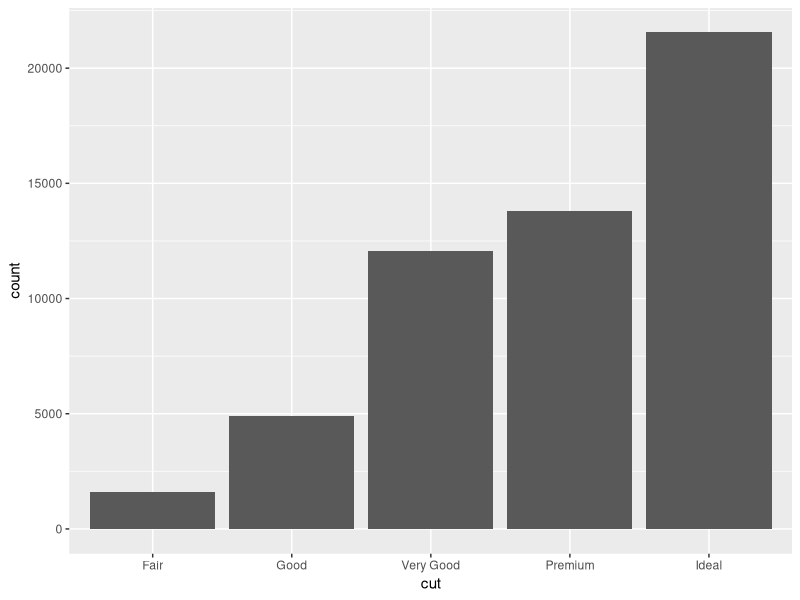
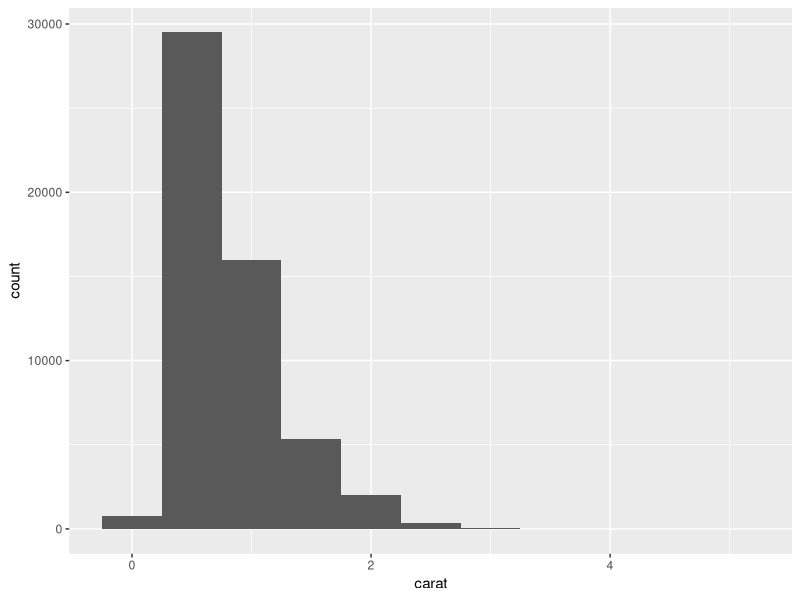
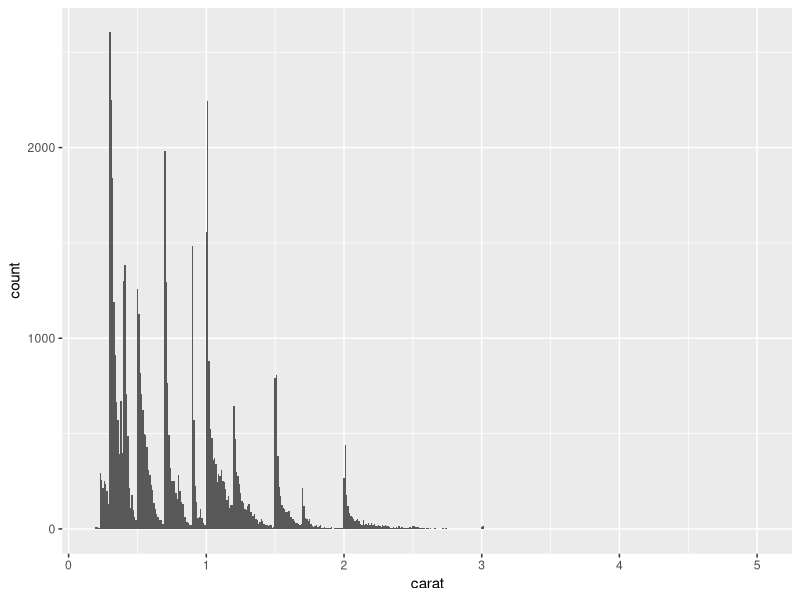
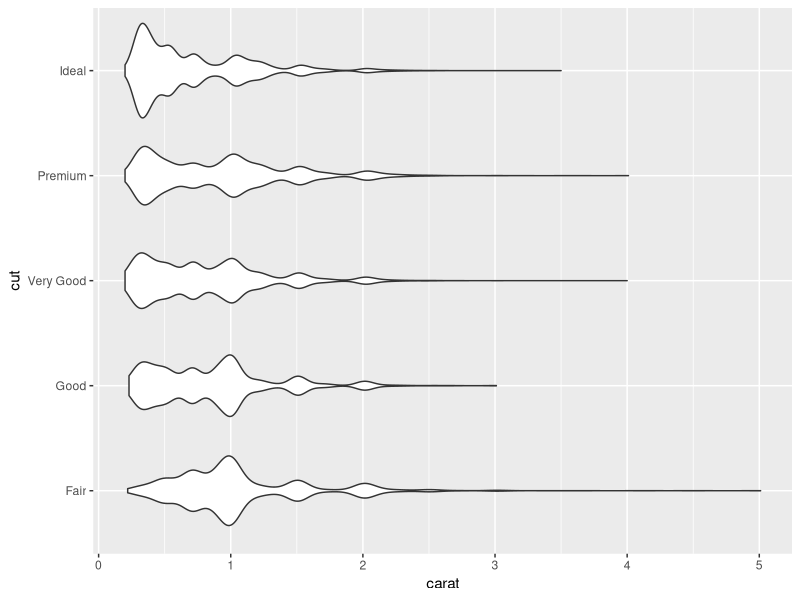
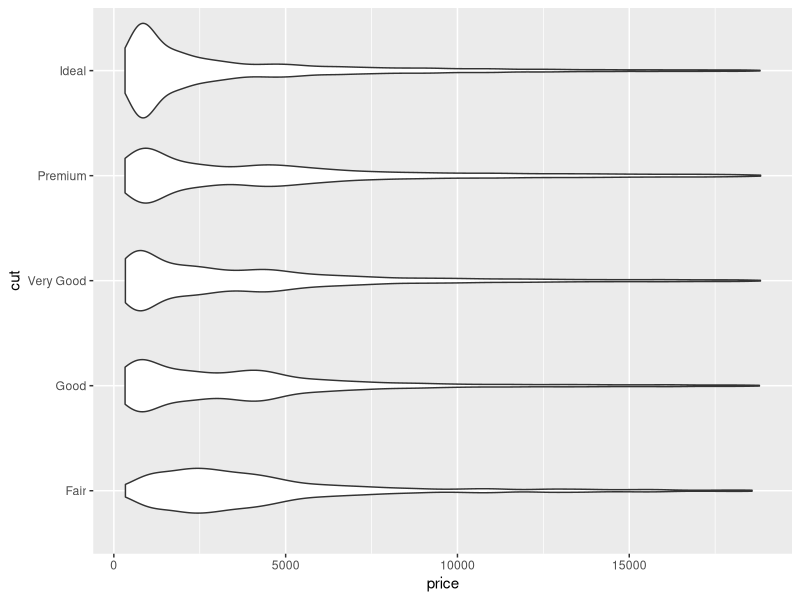
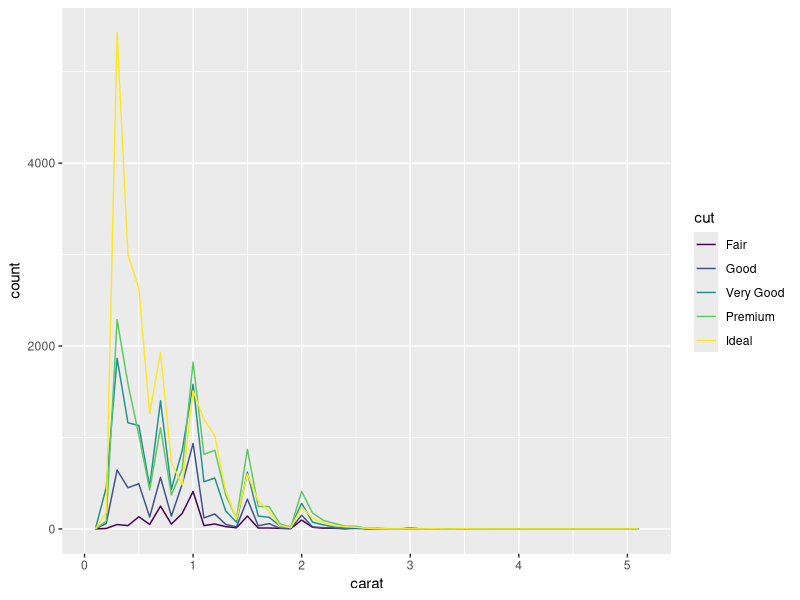
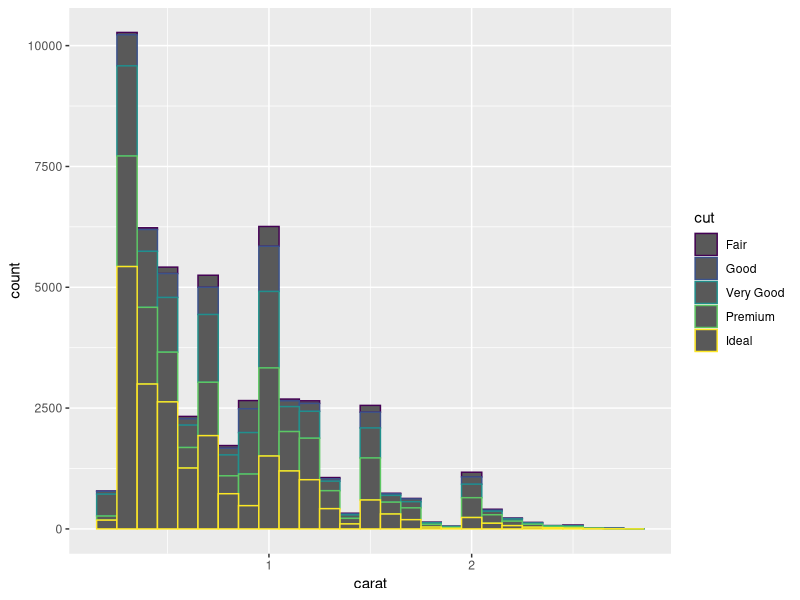
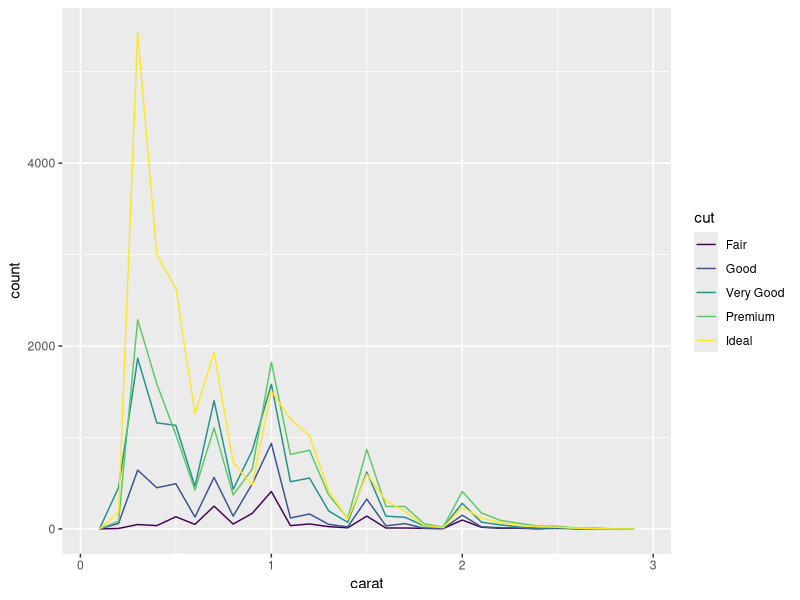

These charts were generated, in order, by the following R code:
#exploratory data analysis
library(tidyverse)
library(ggplot2)

#bar chart
ggplot(data=diamonds) + geom_bar(mapping = aes(x = cut))
diamonds %>%
  count(cut)

#histogram
ggplot(data = diamonds) + geom_histogram(mapping = aes(x = carat), binwidth = 0.5)
ggplot(data = diamonds) + geom_histogram(mapping = aes(x = carat), binwidth = 0.01)

ggplot(data = diamonds) + geom_violin(mapping = aes(x = carat, y=cut), binwidth = 0.01)
ggplot(data = diamonds) + geom_violin(mapping = aes(x = price, y=cut), binwidth = 0.01)

ggplot(data = diamonds) + geom_freqpoly(mapping = aes(x = carat, color=cut), binwidth = 0.1)
diamonds %>%
  count(cut_width(carat,0.5))
smaller <- diamonds %>%
  filter( carat < 3)
ggplot(data = smaller, mapping = aes(x = carat, color=cut)) + geom_histogram(binwidth=0.1)
ggplot(data=smaller, mapping=aes(x=carat, color=cut)) + geom_freqpoly(binwidth=0.1)

ggplot(data=faithful, mapping=aes(x = eruptions)) + geom_histogram(binwidth=0.25)

#outliers
ggplot(diamonds) + geom_histogram(mapping = aes(x=y), binwidth=0.5)
ggplot(diamonds) + geom_histogram(mapping = aes(x=y), binwidth=0.5) + coord_cartesian(ylim=c(0,50))
#coord_cartesian zooms in on a certain axis, in this case it's y
unusual <- diamonds %>%
  filter( y< 3 | y >20) %>%
  arrange(y)
unusual
#dplyr plucks out the "unusual values"

#exercises
View(diamonds)
ggplot(data = diamonds) + geom_bar(mapping = aes(x =clarity))
ggplot(data=diamonds) + geom_bar(mapping = aes(x=color))
ggplot(data=diamonds, mapping = aes(x=carat)) + geom_freqpoly(binwidth=0.1)
ggplot(data=diamonds, mapping = aes( x= carat, y=price)) + geom_point(mapping = aes(color=cut)) + geom_smooth()
#geom_point incorporates a categorical variable into plot

ggplot(data=diamonds) + geom_histogram(mapping = aes(x=price), binwidth =10)
lowerprice <- diamonds %>%
  filter(price < 1500)
ggplot(data=lowerprice, mapping = aes(x=price, color=cut)) + geom_histogram(bindwidth=30)
higherprice <- diamonds %>%
  filter(price > 1500)
ggplot(data=higherprice, mapping = aes(x=price, color=cut)) + geom_histogram(binwidth=30)

#moreexercises
ggplot(data=diamonds, mapping=aes(x=cut, y=price)) + geom_boxplot()
ggplot(data=diamonds, mapping=aes(x=color, y=price)) + geom_boxplot()
ggplot(data=diamonds, mapping=aes(x=clarity, y=price)) + geom_boxplot()
ggplot(data=diamonds, mapping = aes( x= depth, y=price)) + geom_smooth()
ggplot(data=diamonds, mapping = aes( x= carat, y=price)) + geom_smooth()
ggplot(data=diamonds, mapping = aes( x= table, y=price)) + geom_smooth()
